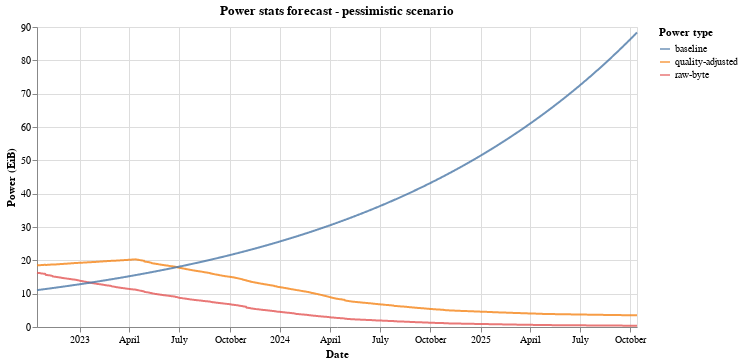

The notebook cell saved with this chart:
### Markdown cell above
#### Plot results

### Code cell
source = df[["date", "total_power", "power_type"]]
source["total_power"] = source["total_power"]/1024.0
source = pd.concat([source, baseline_df])

alt.Chart(source).mark_line(opacity=0.8).encode(
    x=alt.X('date:T', title="Date"),
    y=alt.Y('total_power:Q', title="Power (EiB)"),
    color=alt.Color('power_type:N', legend=alt.Legend(title="Power type"))
).properties(
    width=600, height=300, title="Power stats forecast - pessimistic scenario"
)

### Figure 1 — Vega-Lite specification as saved in the notebook (floating-point values rounded to 4 significant figures; data arrays with more than 128 entries replaced by an {"elided": "..."} marker saying what was removed)
{"$schema": "https://vega.github.io/schema/vega-lite/v4.17.0.json", "config": {"view": {"continuousHeight": 300, "continuousWidth": 400}}, "data": {"name": "data-a8ddfbdd6b60026d370391bc32893940"}, "datasets": {"data-a8ddfbdd6b60026d370391bc32893940": {"elided": "3285 records"}}, "encoding": {"color": {"field": "power_type", "legend": {"title": "Power type"}, "type": "nominal"}, "x": {"field": "date", "title": "Date", "type": "temporal"}, "y": {"field": "total_power", "title": "Power (EiB)", "type": "quantitative"}}, "height": 300, "mark": {"opacity": 0.8, "type": "line"}, "title": "Power stats forecast - pessimistic scenario", "width": 600}
